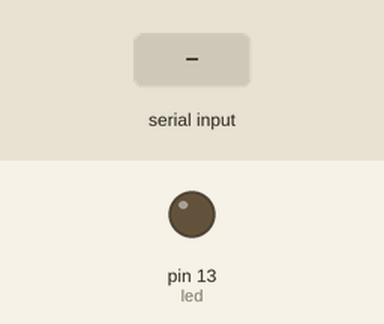
The sketch below on a simulated Arduino Uno, built with avr-gcc and run on an emulated ATmega328P. Parts: output pins drawn as LEDs (lit = HIGH). The test bench sets the inputs (shaded band).

Above: at 1.2 s.
1.3 s: "e" received over Serial
At 2.4 s:
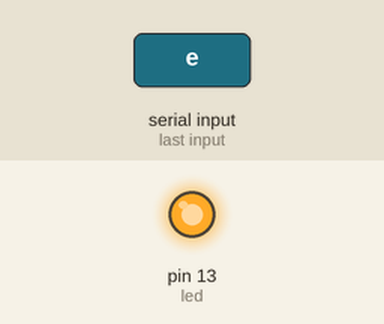
2.8 s: "a" received over Serial
At 3.6 s:
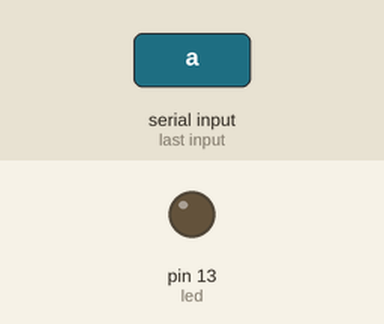
Timing chart, 0 to 5.8 s (numbered marks = the images above; inputs shaded):
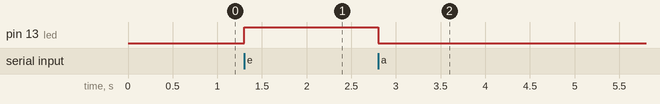

Measured:
- after the input at 1.3 s, pin 13 (led): LOW → HIGH at once
- after the input at 2.8 s, pin 13 (led): HIGH → LOW at once

The sketch:

LED.ino
```cpp
int led=13;
void setup() {
  pinMode(led,OUTPUT);
  Serial.begin(9600);
}

void loop() {
//lectura
  if(Serial.available()>0){
    char valor=Serial.read();
    if(valor=='e'){
      digitalWrite(led,HIGH);
    }
    else if(valor=='a'){
      digitalWrite(led,LOW);
    }
  }
}
```
